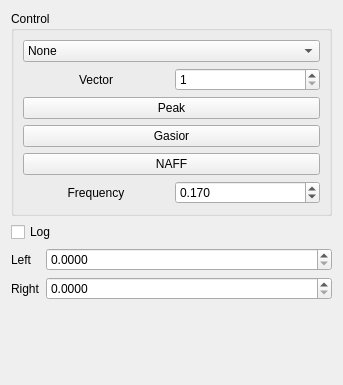
<?xml version="1.0" encoding="UTF-8"?>
<ui version="4.0">
 <class>Form</class>
 <widget class="QWidget" name="Form">
  <property name="geometry">
   <rect>
    <x>0</x>
    <y>0</y>
    <width>343</width>
    <height>385</height>
   </rect>
  </property>
  <property name="sizePolicy">
   <sizepolicy hsizetype="MinimumExpanding" vsizetype="MinimumExpanding">
    <horstretch>0</horstretch>
    <verstretch>0</verstretch>
   </sizepolicy>
  </property>
  <property name="windowTitle">
   <string>Form</string>
  </property>
  <layout class="QVBoxLayout" name="verticalLayout_2">
   <item>
    <widget class="QGroupBox" name="groupBox">
     <property name="title">
      <string>Control</string>
     </property>
     <layout class="QVBoxLayout" name="verticalLayout">
      <item>
       <widget class="QComboBox" name="checkWindowBox">
        <item>
         <property name="text">
          <string>None</string>
         </property>
        </item>
        <item>
         <property name="text">
          <string>Hann</string>
         </property>
        </item>
        <item>
         <property name="text">
          <string>Hamming</string>
         </property>
        </item>
       </widget>
      </item>
      <item>
       <layout class="QHBoxLayout" name="horizontalLayout">
        <item>
         <widget class="QLabel" name="sing_label">
          <property name="text">
           <string>Vector</string>
          </property>
          <property name="alignment">
           <set>Qt::AlignCenter</set>
          </property>
         </widget>
        </item>
        <item>
         <widget class="QSpinBox" name="singularSBox">
          <property name="minimum">
           <number>1</number>
          </property>
          <property name="maximum">
           <number>16</number>
          </property>
         </widget>
        </item>
       </layout>
      </item>
      <item>
       <widget class="QPushButton" name="usePeakBtn">
        <property name="text">
         <string>Peak</string>
        </property>
        <property name="checkable">
         <bool>true</bool>
        </property>
        <attribute name="buttonGroup">
         <string notr="true">buttonGroup</string>
        </attribute>
       </widget>
      </item>
      <item>
       <widget class="QPushButton" name="useGassiorBtn">
        <property name="text">
         <string>Gasior</string>
        </property>
        <property name="checkable">
         <bool>true</bool>
        </property>
        <attribute name="buttonGroup">
         <string notr="true">buttonGroup</string>
        </attribute>
       </widget>
      </item>
      <item>
       <widget class="QPushButton" name="useNaffBtn">
        <property name="styleSheet">
         <string notr="true">selection-color: rgb(0, 255, 0);</string>
        </property>
        <property name="text">
         <string>NAFF</string>
        </property>
        <property name="checkable">
         <bool>true</bool>
        </property>
        <attribute name="buttonGroup">
         <string notr="true">buttonGroup</string>
        </attribute>
       </widget>
      </item>
      <item>
       <layout class="QHBoxLayout" name="horizontalLayout_2">
        <item>
         <widget class="QLabel" name="freq_label">
          <property name="layoutDirection">
           <enum>Qt::LeftToRight</enum>
          </property>
          <property name="text">
           <string>Frequency</string>
          </property>
          <property name="alignment">
           <set>Qt::AlignCenter</set>
          </property>
         </widget>
        </item>
        <item>
         <widget class="QDoubleSpinBox" name="freqSBox">
          <property name="decimals">
           <number>3</number>
          </property>
          <property name="maximum">
           <double>0.500000000000000</double>
          </property>
          <property name="singleStep">
           <double>0.001000000000000</double>
          </property>
          <property name="value">
           <double>0.170000000000000</double>
          </property>
         </widget>
        </item>
       </layout>
      </item>
     </layout>
    </widget>
   </item>
   <item>
    <widget class="QCheckBox" name="log_mod">
     <property name="text">
      <string>Log</string>
     </property>
    </widget>
   </item>
   <item>
    <layout class="QFormLayout" name="formLayout">
     <item row="0" column="0">
      <widget class="QLabel" name="lb_label">
       <property name="text">
        <string>Left</string>
       </property>
      </widget>
     </item>
     <item row="0" column="1">
      <widget class="QDoubleSpinBox" name="lboardSBox">
       <property name="correctionMode">
        <enum>QAbstractSpinBox::CorrectToNearestValue</enum>
       </property>
       <property name="keyboardTracking">
        <bool>false</bool>
       </property>
       <property name="decimals">
        <number>4</number>
       </property>
       <property name="maximum">
        <double>0.500000000000000</double>
       </property>
       <property name="singleStep">
        <double>0.001000000000000</double>
       </property>
      </widget>
     </item>
     <item row="1" column="0">
      <widget class="QLabel" name="rb_label">
       <property name="text">
        <string>Right</string>
       </property>
      </widget>
     </item>
     <item row="1" column="1">
      <widget class="QDoubleSpinBox" name="rboardSBox">
       <property name="correctionMode">
        <enum>QAbstractSpinBox::CorrectToNearestValue</enum>
       </property>
       <property name="keyboardTracking">
        <bool>false</bool>
       </property>
       <property name="decimals">
        <number>4</number>
       </property>
       <property name="maximum">
        <double>0.500000000000000</double>
       </property>
       <property name="singleStep">
        <double>0.001000000000000</double>
       </property>
      </widget>
     </item>
    </layout>
   </item>
  </layout>
 </widget>
 <resources/>
 <connections/>
 <buttongroups>
  <buttongroup name="buttonGroup"/>
 </buttongroups>
</ui>
